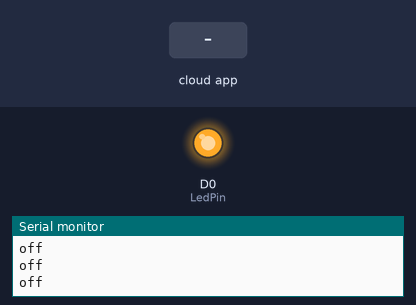
Bench run of a sketch on a simulated ESP8266 (NodeMCU). On the bench: output pins drawn as LEDs (lit = HIGH), the last lines printed to the serial monitor. The inputs (shaded band) are chosen by the test bench. WiFi joins after 1.5 s; servers stay silent unless stated; the Firebase database answers and starts empty.

Above: at 2.7 s.
2.8 s: the phone or cloud app sets Led1Status to 1
At 3.1 s:
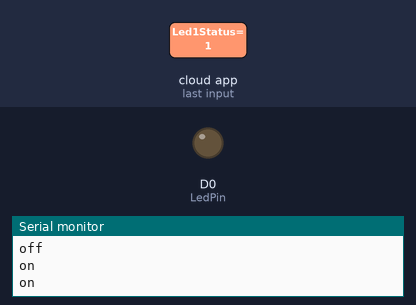
4.8 s: the phone or cloud app sets Led1Status to 0
At 5.3 s:
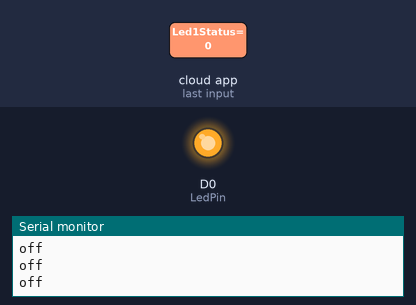
Timing chart, 0 to 7.8 s (numbered marks = the images above; inputs shaded):
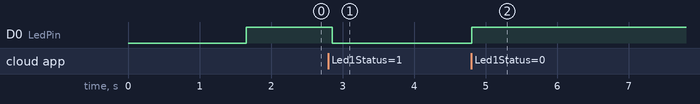

Measured:
- after the input at 2.8 s, D0 (LedPin): HIGH → LOW after 0.05 s
- after the input at 4.8 s, D0 (LedPin): LOW → HIGH at once

The sketch:

led.ino
```cpp
#include <FirebaseESP8266.h>
#if defined(ESP32)
#include <WiFi.h>
#elif defined(ESP8266)
#include <ESP8266WiFi.h>
#endif

#define WIFI_SSID "FF1_15" // your wifi SSID
#define WIFI_PASSWORD "123456789" //your wifi PASSWORD

#define FIREBASE_HOST "https://led-iot-c29ca-default-rtdb.asia-southeast1.firebasedatabase.app/" // change here
#define FIREBASE_AUTH "thuBpTUS8gwJdAg11CtxYLGqGSZFLBSmzMmonmcl"  // your private key
FirebaseData firebaseData;

int LedPin = D0;
void setup ()
{
  pinMode(LedPin, OUTPUT);
  Serial.begin(9600);
  // connect to wifi.
  WiFi.begin(WIFI_SSID, WIFI_PASSWORD);
  Serial.print("connecting");
  while (WiFi.status() != WL_CONNECTED) {
    Serial.print(".");
    delay(500);
  }
  Serial.println();
  Serial.print("connected: ") ;
  Serial.println(WiFi.localIP());
  Firebase.begin(FIREBASE_HOST, FIREBASE_AUTH);
  Firebase.reconnectWiFi(true);
}
void loop ()
{
  if(Firebase.getString(firebaseData, "/Led1Status"))
  {
    String ledstatus = firebaseData.stringData();
    if(ledstatus.toInt() == 1){
      digitalWrite(LedPin, LOW);
      Serial.println("on");
    }
    else {
      digitalWrite(LedPin, HIGH);
      Serial.println("off");
    }
  }else{
    Serial.print("Error in getInt, ");
    Serial.println(firebaseData.errorReason());
  }
}
```
